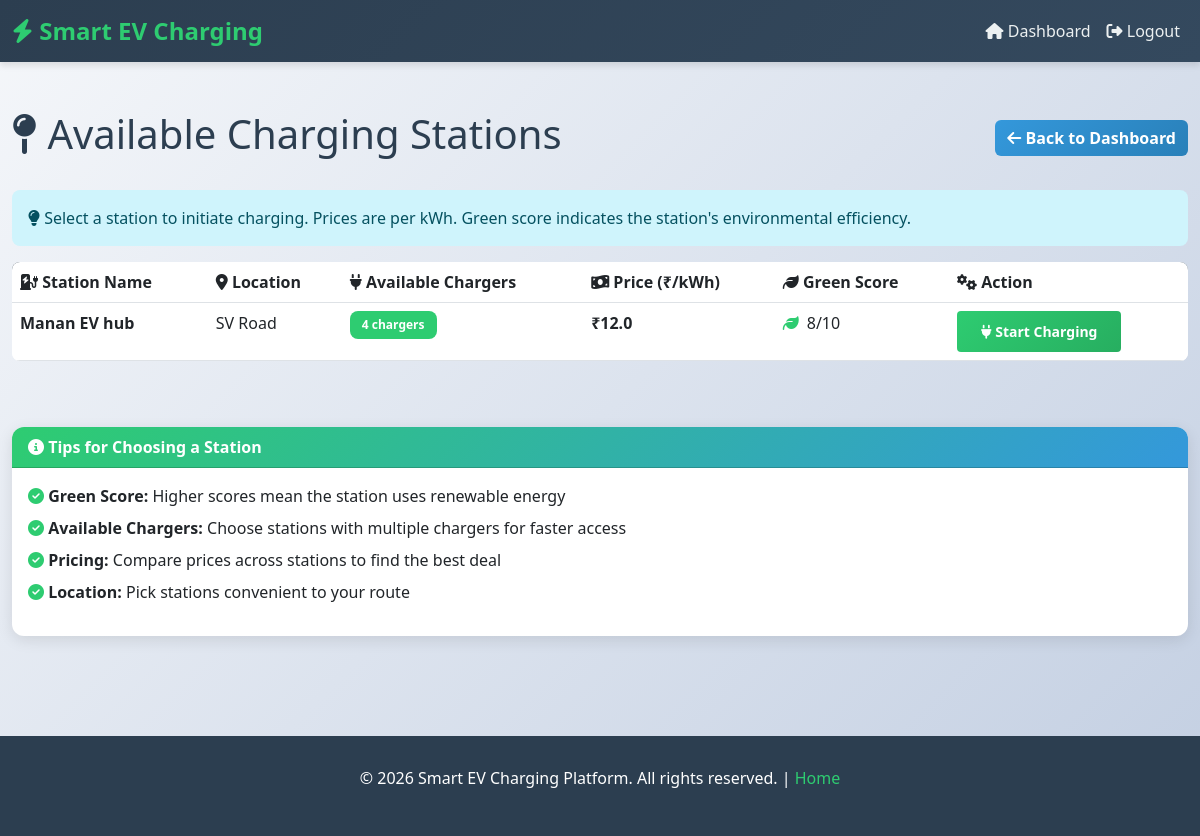
The page /user/stations (signed in) on the database as committed earlier.
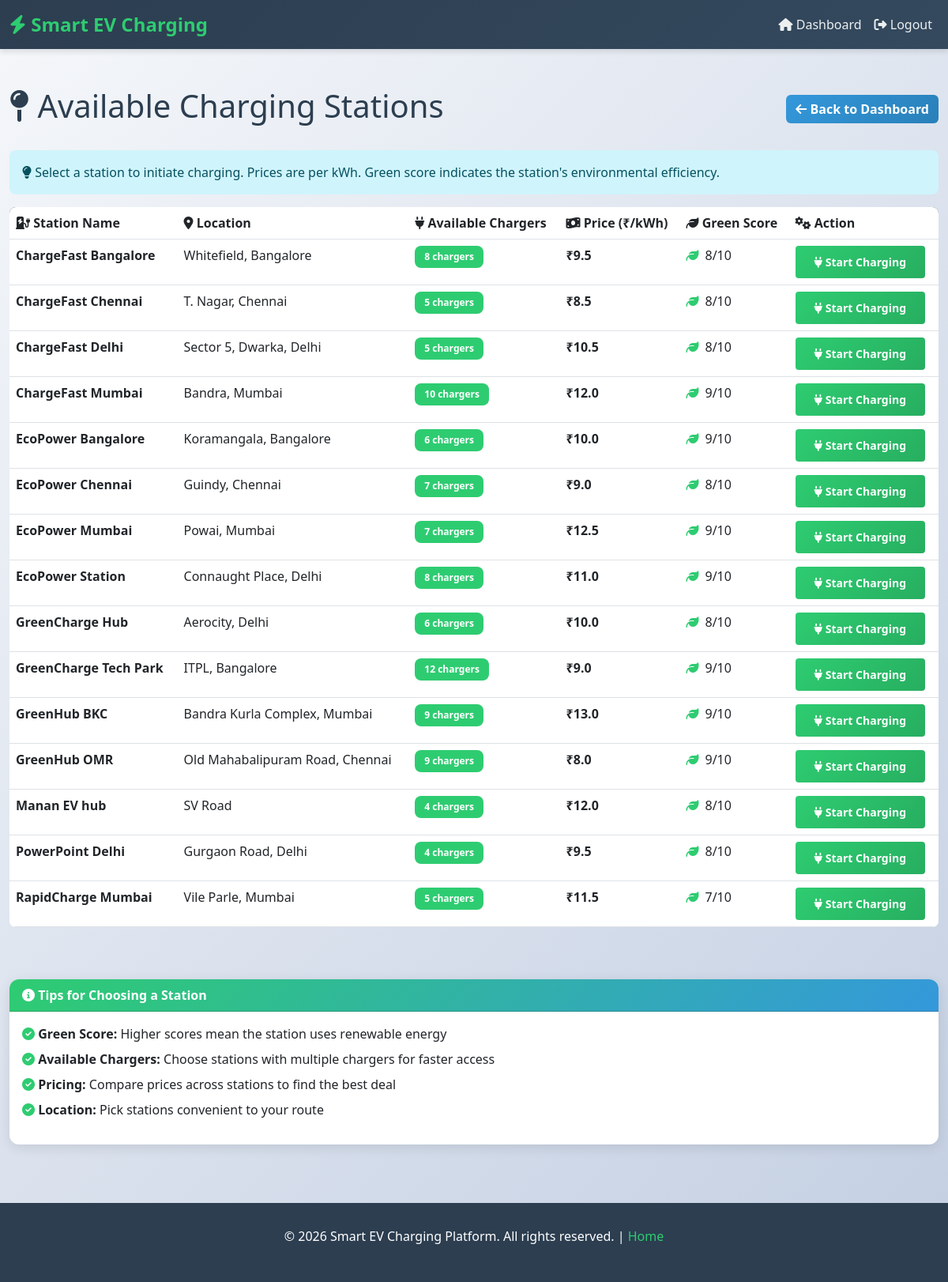
The same page on the database as committed later.
### tables this page shows
CREATE TABLE stations (
    id INTEGER PRIMARY KEY AUTOINCREMENT,
    name TEXT,
    location TEXT,
    chargers INTEGER,
    price REAL,
    green_score INTEGER,
    owner_id INTEGER,
    approved INTEGER DEFAULT 0
);

### routes/station_routes.py (the view)
@station_bp.route("/user/stations")
def user_stations():
    if session.get("role") != "user":
        return redirect("/login")
    conn = get_db()
    cur = conn.cursor()
    cur.execute("""
        SELECT id, name, location, chargers, price, green_score
        FROM stations
        WHERE approved = 1
        ORDER BY name ASC
    """)
    stations = cur.fetchall()
    conn.close()
    return render_template("user_stations.html", stations=stations)

### models/db.py (called while the page is built)
def get_db():
    return sqlite3.connect("database/ev.db")

### templates/user_stations.html (shortened to what this page needs)
{% extends "base.html" %}
{% block content %}
<div class="d-flex justify-content-between align-items-center mb-4">
    <h1><i class="fas fa-map-pin"></i> Available Charging Stations</h1>
    <a href="/user/dashboard" class="btn btn-secondary">
        <i class="fas fa-arrow-left"></i> Back to Dashboard
    </a>
</div>
<div class="alert alert-info">
    <i class="fas fa-lightbulb"></i> Select a station to initiate charging. Prices are per kWh. Green score indicates the station's environmental efficiency.
</div>
{% if stations %}
<div class="table-responsive">
    <table class="table table-hover">
        <thead>
            <tr>
                <th><i class="fas fa-charging-station"></i> Station Name</th>
                <th><i class="fas fa-map-marker-alt"></i> Location</th>
                <th><i class="fas fa-plug"></i> Available Chargers</th>
                <th><i class="fas fa-money-bill-wave"></i> Price (₹/kWh)</th>
                <th><i class="fas fa-leaf"></i> Green Score</th>
                <th><i class="fas fa-cogs"></i> Action</th>
            </tr>
        </thead>
        <tbody>
            {% for s in stations %}
            <tr>
                <td><strong>{{ s[1] }}</strong></td>
                <td>{{ s[2] }}</td>
                <td>
                    <span class="badge {% if s[3] > 0 %}badge-approved{% else %}badge-rejected{% endif %}">
                        {{ s[3] }} chargers
                    </span>
                </td>
                <td><strong>₹{{ s[4] }}</strong></td>
                <td>
                    <div class="d-flex align-items-center">
                        <i class="fas fa-leaf" style="color: #2ecc71;"></i>
                        <span class="ms-2">{{ s[5] }}/10</span>
                    </div>
                </td>
                <td>
                    <a href="/user/charge/{{ s[1] }}?price={{ s[4] }}" class="btn btn-sm btn-primary">
                        <i class="fas fa-plug"></i> Start Charging
                    </a>
                </td>
            </tr>
            {% endfor %}
        </tbody>
    </table>
</div>
{% else %}
<div class="alert alert-warning">
    <i class="fas fa-exclamation-circle"></i> No charging stations available at the moment.
</div>
{% endif %}
<div class="mt-large">
    <div class="card">
        <div class="card-header">
            <i class="fas fa-info-circle"></i> Tips for Choosing a Station
        </div>
        <div class="card-body">
            <ul class="list-unstyled">
                <li class="mb-2"><i class="fas fa-check-circle" style="color: #2ecc71;"></i> <strong>Green Score:</strong> Higher scores mean the station uses renewable energy</li>
                <li class="mb-2"><i class="fas fa-check-circle" style="color: #2ecc71;"></i> <strong>Available Chargers:</strong> Choose stations with multiple chargers for faster access</li>
                <li class="mb-2"><i class="fas fa-check-circle" style="color: #2ecc71;"></i> <strong>Pricing:</strong> Compare prices across stations to find the best deal</li>
                <li class="mb-2"><i class="fas fa-check-circle" style="color: #2ecc71;"></i> <strong>Location:</strong> Pick stations convenient to your route</li>
            </ul>
        </div>
    </div>
</div>
{% endblock %}

### templates/base.html (shortened to what this page needs)
<!DOCTYPE html>
<html lang="en">
<head>
    <link href="https://cdnjs.cloudflare.com/ajax/libs/bootstrap/5.3.0/css/bootstrap.min.css" rel="stylesheet">
    <link href="https://cdnjs.cloudflare.com/ajax/libs/font-awesome/6.4.0/css/all.min.css" rel="stylesheet">
</head>
<body>
    {% if session.get('admin_logged_in') or session.get('role') %}
    <nav class="navbar navbar-expand-lg navbar-dark mb-4">
        <div class="container-fluid">
            <a class="navbar-brand" href="/">
                <i class="fas fa-bolt"></i> Smart EV Charging
            </a>
            <div class="collapse navbar-collapse" id="navbarNav">
                <ul class="navbar-nav ms-auto">
                    <li class="nav-item">
                        {% if session.get('admin_logged_in') %}
                            <a class="nav-link" href="/admin/dashboard">
                                <i class="fas fa-home"></i> Dashboard
                            </a>
                        {% elif session.get('role') == 'user' %}
                            <a class="nav-link" href="/user/dashboard">
                                <i class="fas fa-home"></i> Dashboard
                            </a>
                        {% elif session.get('role') == 'owner' %}
                            <a class="nav-link" href="/owner/dashboard">
                                <i class="fas fa-home"></i> Dashboard
                            </a>
                        {% endif %}
                    </li>
                    <li class="nav-item">
                        <a class="nav-link" href="/logout">
                            <i class="fas fa-sign-out-alt"></i> Logout
                        </a>
                    </li>
                </ul>
            </div>
        </div>
    </nav>
    {% endif %}
    <main class="py-4">
        <div class="container">
            {% block content %}{% endblock %}
        </div>
    </main>
    <footer>
        <p>&copy; 2026 Smart EV Charging Platform. All rights reserved. | <a href="/">Home</a></p>
    </footer>
</body>
</html>

### templates/base.html (style rules this page uses)
:root { --primary-color: #2ecc71; --secondary-color: #3498db; --dark-color: #2c3e50; --light-color: #ecf0f1; --danger-color: #e74c3c; --warning-color: #f39c12; }
* { margin: 0; padding: 0; box-sizing: border-box; }
body { font-family: 'Segoe UI', Tahoma, Geneva, Verdana, sans-serif; background: linear-gradient(135deg, #f5f7fa 0%, #c3cfe2 100%); min-height: 100vh; color: #2c3e50; }
.navbar { background: linear-gradient(135deg, var(--dark-color) 0%, #34495e 100%); box-shadow: 0 4px 6px rgba(0, 0, 0, 0.1); }
.navbar-brand { font-weight: 700; font-size: 1.5rem; color: var(--primary-color) !important; }
.nav-link { color: #ecf0f1 !important; font-weight: 500; transition: color 0.3s ease; }
.card { border: none; border-radius: 12px; box-shadow: 0 4px 15px rgba(0, 0, 0, 0.1); transition: transform 0.3s ease, box-shadow 0.3s ease; }
.card-header { background: linear-gradient(135deg, var(--primary-color) 0%, var(--secondary-color) 100%); color: white; border-radius: 12px 12px 0 0 !important; font-weight: 600; }
.btn-primary { background: linear-gradient(135deg, var(--primary-color) 0%, #27ae60 100%); border: none; font-weight: 600; padding: 10px 24px; transition: all 0.3s ease; }
.btn-secondary { background: linear-gradient(135deg, var(--secondary-color) 0%, #2980b9 100%); border: none; font-weight: 600; }
.table { background: white; border-radius: 8px; overflow: hidden; }
.table thead { background: linear-gradient(135deg, var(--dark-color) 0%, #34495e 100%); color: white; font-weight: 600; }
.table tbody tr { transition: background-color 0.3s ease; }
.badge { font-weight: 600; padding: 8px 12px; border-radius: 8px; }
.badge-approved { background-color: #2ecc71; color: white; }
.alert { border: none; border-radius: 8px; font-weight: 500; }
footer { background: var(--dark-color); color: white; text-align: center; padding: 30px 20px; margin-top: 50px; }
footer a { color: var(--primary-color); text-decoration: none; }
.mt-large { margin-top: 50px; }
main { min-height: calc(100vh - 200px); padding: 40px 0; }
.container { max-width: 1200px; }

Rows that differ between the two databases and show on the page:
added stations: name "ChargeFast Bangalore", location "Whitefield, Bangalore", chargers "8", price "9.5", green_score "8"
added stations: name "ChargeFast Chennai", location "T. Nagar, Chennai", chargers "5", price "8.5", green_score "8"
added stations: name "ChargeFast Delhi", location "Sector 5, Dwarka, Delhi", chargers "5", price "10.5", green_score "8"
added stations: name "ChargeFast Mumbai", location "Bandra, Mumbai", chargers "10", price "12.0", green_score "9"
added stations: name "EcoPower Bangalore", location "Koramangala, Bangalore", chargers "6", price "10.0", green_score "9"
added stations: name "EcoPower Chennai", location "Guindy, Chennai", chargers "7", price "9.0", green_score "8"
added stations: name "EcoPower Mumbai", location "Powai, Mumbai", chargers "7", price "12.5", green_score "9"
added stations: name "EcoPower Station", location "Connaught Place, Delhi", chargers "8", price "11.0", green_score "9"
added stations: name "GreenCharge Hub", location "Aerocity, Delhi", chargers "6", price "10.0", green_score "8"
added stations: name "GreenCharge Tech Park", location "ITPL, Bangalore", chargers "12", price "9.0", green_score "9"
added stations: name "GreenHub BKC", location "Bandra Kurla Complex, Mumbai", chargers "9", price "13.0", green_score "9"
added stations: name "GreenHub OMR", location "Old Mahabalipuram Road, Chennai", chargers "9", price "8.0", green_score "9"
added stations: name "PowerPoint Delhi", location "Gurgaon Road, Delhi", chargers "4", price "9.5", green_score "8"
added stations: name "RapidCharge Mumbai", location "Vile Parle, Mumbai", chargers "5", price "11.5", green_score "7"
